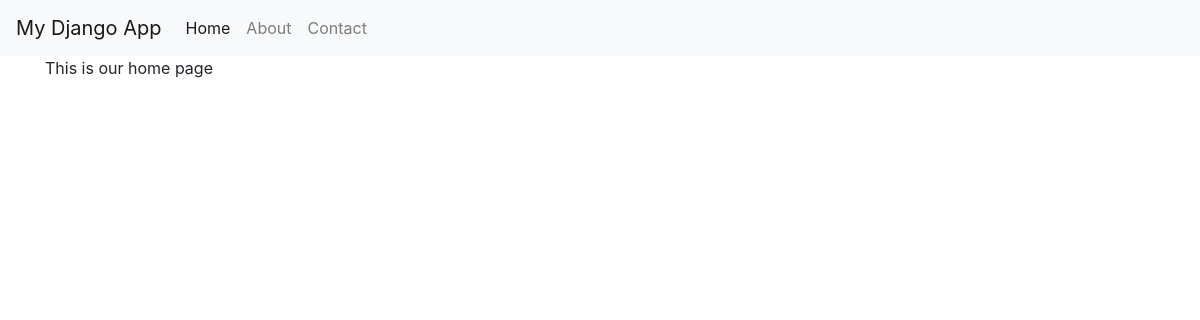
The app's page /, older data.
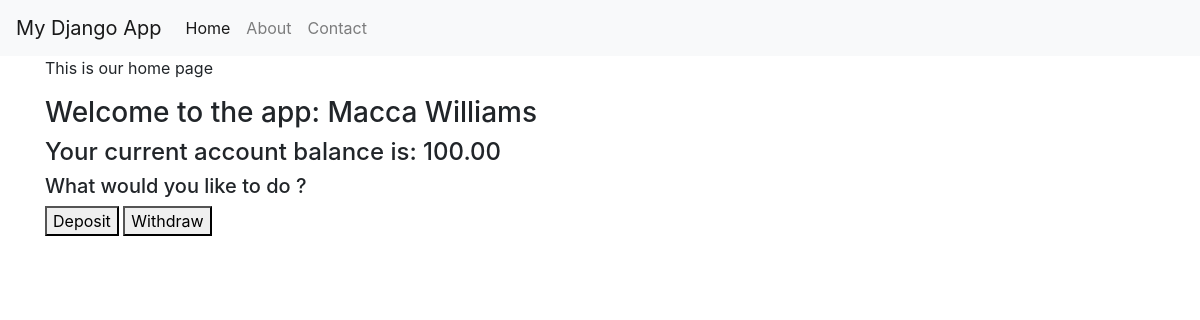
The same page, newer data.
### myapp/models.py (models this page shows, shortened)
class Account(models.Model):
    account_id = models.BigIntegerField(primary_key=True)
    account_name = models.CharField(max_length=200)
    account_balance = models.DecimalField(max_digits=10, decimal_places=2)  # For monetary values
    account_creation_time = models.DateTimeField("date created", auto_now_add=True)

### myapp/views.py (the view)
# urls.py: path("", views.index, name="index"),
def index(request):
    return render(request, "home.html", {"accounts": people })

### myapp/templates/home.html
{%extends "base.html"%} {%block title%} Home Page {%endblock%}
{%block content%}
<p>This is our home page</p>
{% for accounts in accounts%}
<H3>Welcome to the app: {{accounts.account_name}}</H3>
<H4>Your current account balance is: {{accounts.account_balance}}</H4>
<h5>What would you like to do ?</h5>
<div>
    <button>Deposit</button>
    <button>Withdraw</button>
</div>
{%endfor%}
{%endblock%}

### myapp/templates/base.html (shortened to what this page needs)
<!DOCTYPE html>
<html lang="en">
  <head>
    <link rel="stylesheet" href="https://stackpath.bootstrapcdn.com/bootstrap/4.3.1/css/bootstrap.min.css"  rel="stylesheet" />
  </head>
  <body>
    <nav class="navbar navbar-expand-lg navbar-light bg-light">
      <a class="navbar-brand" href="#">My Django App</a>
      <div class="collapse navbar-collapse" id="navbarNav">
        <ul class="navbar-nav">
          <li class="nav-item active">
            <a class="nav-link" href="#">Home</a>
          </li>
          <li class="nav-item">
            <a class="nav-link" href="#">About</a>
          </li>
          <li class="nav-item">
            <a class="nav-link" href="#">Contact</a>
          </li>
        </ul>
      </div>
    </nav>
    <div class="container">{% block content %} {% endblock %}</div>
  </body>
</html>

Row changes from the older to the newer data that the page shows:
added Account: account_name "Macca Williams", account_balance "100.00"
